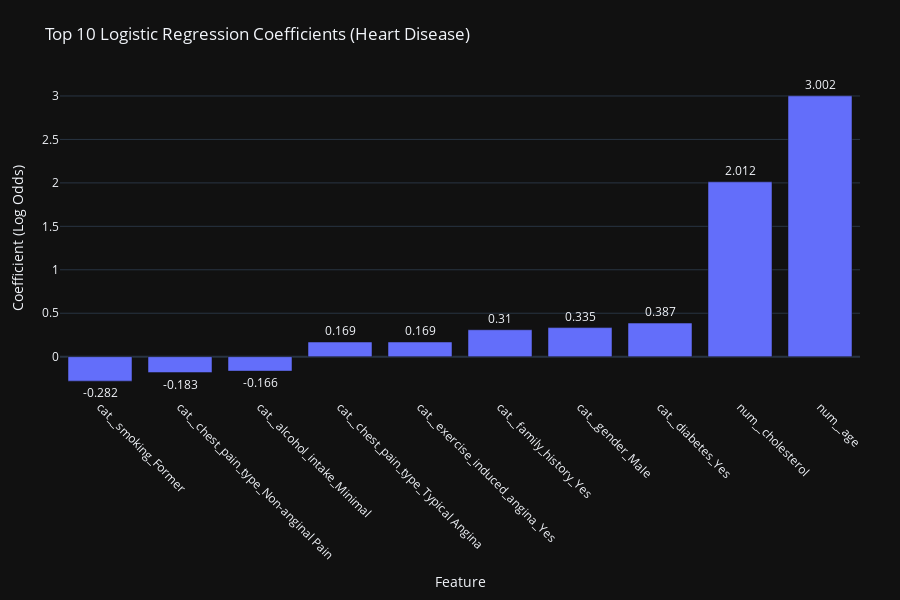

Notebook code for this chart:
### Code cell
top10 = (
    coef_df
    .assign(abs_coef=lambda d: d["coefficient"].abs())
    .sort_values("abs_coef", ascending=False)
    .head(10)
    .sort_values("coefficient")
)

fig = px.bar(
    top10,
    x="feature",
    y="coefficient",
    text=top10["coefficient"].round(3),
    title="Top 10 Logistic Regression Coefficients (Heart Disease)",
    template="plotly_dark"
)

fig.update_traces(
    textposition="outside"
)

fig.update_layout(
    xaxis_title="Feature",
    yaxis_title="Coefficient (Log Odds)",
    xaxis_tickangle=45,
    yaxis=dict(zeroline=True, zerolinewidth=2),
    height=600,
    margin=dict(l=60, r=40, t=80, b=120)
)

fig.show()

### Figure 1 — Plotly figure (JSON) as saved in the notebook; plotly's stock layout.template omitted (floating-point values rounded to 4 significant figures)
{"data": [{"hovertemplate": "feature=%{x}<br>coefficient=%{y}<br>text=%{text}<extra></extra>", "legendgroup": "", "marker": {"color": "#636efa", "pattern": {"shape": ""}}, "name": "", "orientation": "v", "showlegend": false, "text": [-0.282, -0.183, -0.166, 0.169, 0.169, 0.31, 0.335, 0.387, 2.012, 3.002], "textposition": "outside", "type": "bar", "x": ["cat__smoking_Former", "cat__chest_pain_type_Non-anginal Pain", "cat__alcohol_intake_Minimal", "cat__chest_pain_type_Typical Angina", "cat__exercise_induced_angina_Yes", "cat__family_history_Yes", "cat__gender_Male", "cat__diabetes_Yes", "num__cholesterol", "num__age"], "xaxis": "x", "y": [-0.2815, -0.1833, -0.166, 0.1687, 0.1693, 0.3099, 0.3346, 0.387, 2.012, 3.002], "yaxis": "y"}], "layout": {"barmode": "relative", "height": 600, "legend": {"tracegroupgap": 0}, "margin": {"b": 120, "l": 60, "r": 40, "t": 80}, "title": {"text": "Top 10 Logistic Regression Coefficients (Heart Disease)"}, "xaxis": {"anchor": "y", "domain": [0, 1], "tickangle": 45, "title": {"text": "Feature"}}, "yaxis": {"anchor": "x", "domain": [0, 1], "title": {"text": "Coefficient (Log Odds)"}, "zeroline": true, "zerolinewidth": 2}}}
